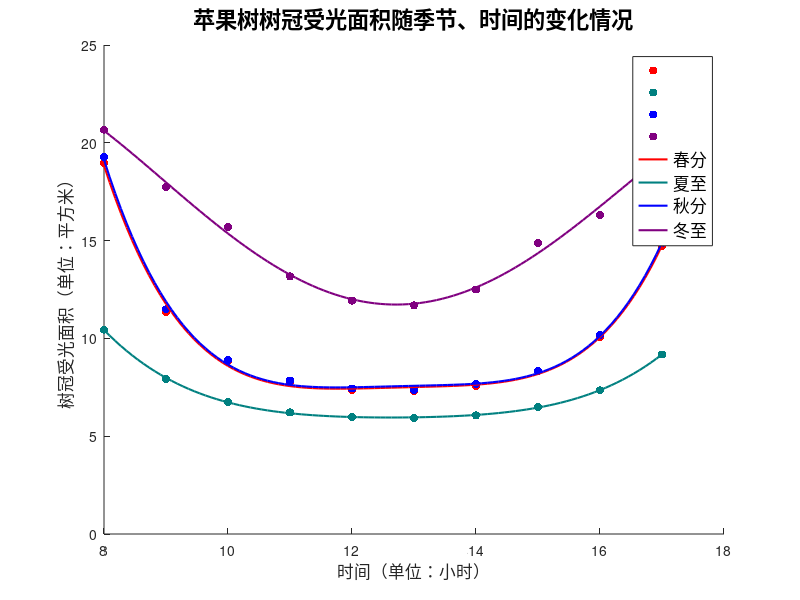

MATLAB code to generate this figure:
y1 = [18.9801
11.3502
8.8233
7.7895
7.3577
7.3253
7.5792
8.3211
10.0851
14.7158];
y2 = [10.4491
7.9258
6.7594
6.2143
5.9664
5.9419
6.0624
6.5068
7.3459
9.1783];
y3 = [19.2739
11.4861
8.8863
7.8453
7.4391
7.3775
7.653
8.3368
10.1594
14.8667
];
y4 = [20.6738
    17.7271
15.7093
13.1685
11.9353
11.6851
12.4989
14.8676
16.3198
19.4376];
x = [8 9 10 11 12 13 14 15 16 17];
x2=[8 9 10 11 12 13 14 15 16 17];

y1=y1';
y2=y2';
y3=y3';
y4=y4';

% 设置多项式阶数
n = 4;

% 进行四条曲线的曲线拟合
p1 = polyfit(x, y1, n);
p2 = polyfit(x, y2, n);
p3 = polyfit(x, y3, n);
p4 = polyfit(x2, y4, n);

% 生成一系列 x 值
x_fit = linspace(min(x), max(x), 100);

% 计算四条拟合曲线对应的 y 值
y_fit1 = polyval(p1, x_fit);
y_fit2 = polyval(p2, x_fit);
y_fit3 = polyval(p3, x_fit);
y_fit4 = polyval(p4, x_fit);

% 绘制原始数据和拟合曲线
figure;
hold on;
scatter(x, y1, 'o','filled','MarkerFaceColor','r');
scatter(x, y2, 'o', 'filled','MarkerFaceColor',[0,0.5,0.5]);
scatter(x, y3, 'o', 'filled','MarkerFaceColor','b');
scatter(x2, y4, 'o', 'filled','MarkerFaceColor',[0.5,0,0.5]);
plot(x_fit, y_fit1,'color','r','LineWidth',1.5);
plot(x_fit, y_fit2,'color',[0,0.5,0.5],'LineWidth',1.5);
plot(x_fit, y_fit3,'color','b','LineWidth',1.5);
plot(x_fit, y_fit4,'color',[0.5,0,0.5],'LineWidth',1.5);
hold off;
xlabel('时间（单位：小时）','FontSize',12,'FontName','宋体');
ylabel('树冠受光面积（单位：平方米）','FontSize',12,'FontName','宋体');
title('苹果树树冠受光面积随季节、时间的变化情况','FontSize',16,'FontName','宋体');
legend('','','','', '春分', '夏至', '秋分', '冬至','FontSize',12,'FontName','宋体');